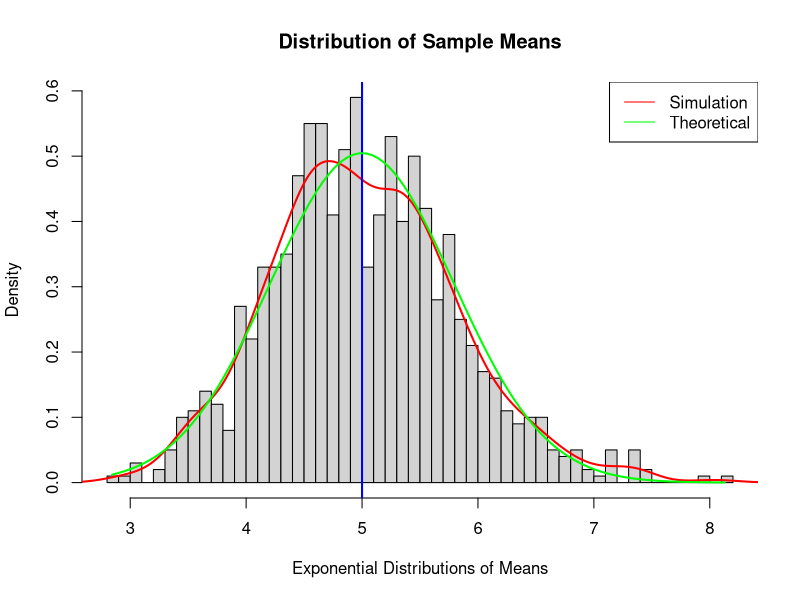
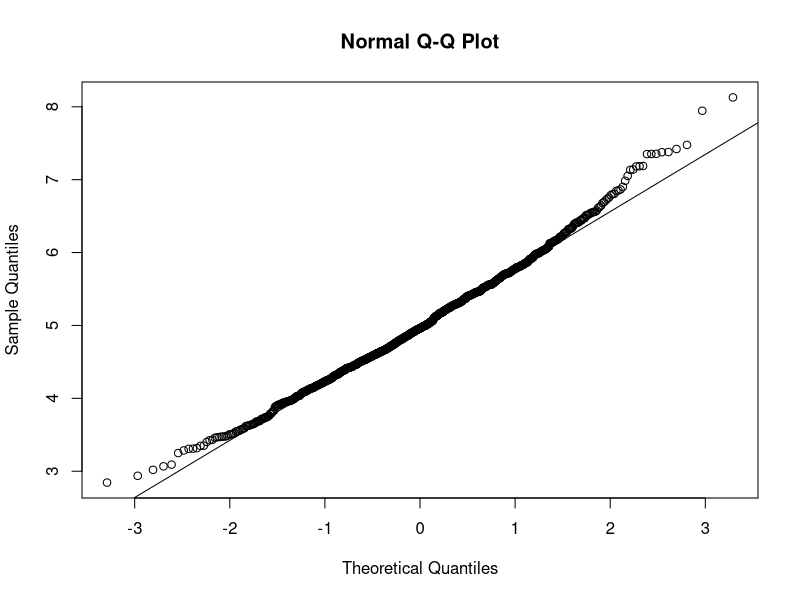

Recreate these plots in R, in order.
## ---- chunk 1
set.seed(2015)
lambda <- 0.2
n <- 1000
sample.size <- 40
data <- matrix(rexp(n * sample.size, rate=lambda), nrow = n)
means <- rowMeans(data)
## ---- chunk 2
# create histogram of averages
hist(means, breaks=50, prob=TRUE, xlab="Exponential Distributions of Means", 
     ylab="Density", main="Distribution of Sample Means")

# density of the means for the sample
lines(density(means), col="red", lwd=2)

# show the mean of distribution
abline(v=1/lambda, col="blue", lwd=2)

# theoretical density of the means of samples
x <- seq(min(means), max(means), length=100)
y <- dnorm(x, mean=1/lambda, sd=(1/lambda/sqrt(sample.size)))
lines(x, y, pch=22, col="green", lwd=2)

# Add legend
legend('topright', c("Simulation", "Theoretical"), lty=c(1,1), col=c("red", "green"))
## ---- chunk 3
qqnorm(means)
qqline(means)
